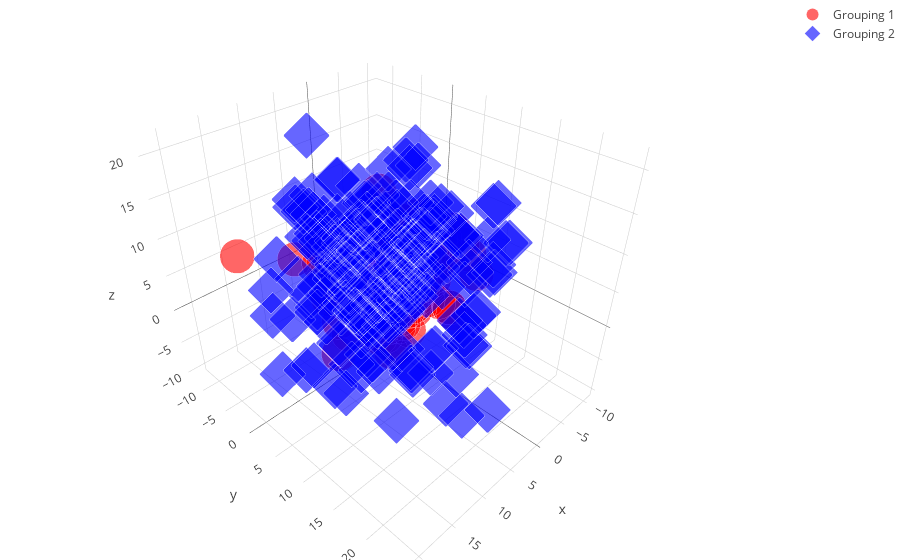

Source (notebook cell):
### Code cell
interactive_3d_plot(save=True)

### Figure 1 — Plotly figure (JSON) as saved in the notebook; plotly's stock layout.template omitted (floating-point values rounded to 4 significant figures; data arrays with more than 128 entries replaced by an {"elided": "..."} marker saying what was removed)
{"data": [{"marker": {"color": "red", "line": {"color": "rgba(217, 217, 217, 0.14)", "width": 0.2}, "opacity": 0.6, "size": 12, "symbol": "circle"}, "mode": "markers", "name": "Grouping 1", "type": "scatter3d", "x": {"elided": "200 float values"}, "y": {"elided": "200 float values"}, "z": {"elided": "200 float values"}}, {"marker": {"color": "blue", "line": {"color": "rgba(217, 217, 217, 0.14)", "width": 0.2}, "opacity": 0.6, "size": 12, "symbol": "diamond"}, "mode": "markers", "name": "Grouping 2", "type": "scatter3d", "x": {"elided": "200 float values"}, "y": {"elided": "200 float values"}, "z": {"elided": "200 float values"}}], "layout": {"margin": {"b": 0, "l": 0, "r": 0, "t": 0}}}
